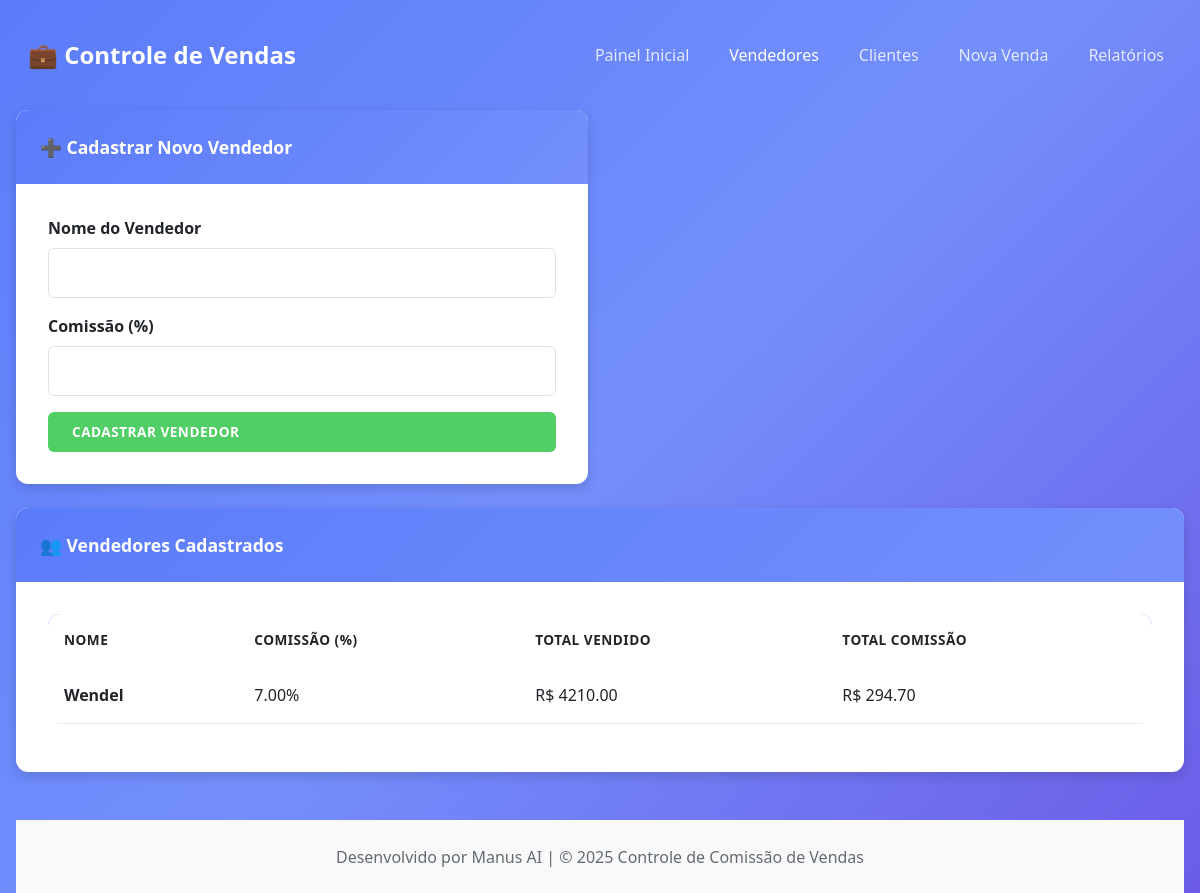
The page /vendedores on the database its author committed.
### tables this page shows
CREATE TABLE Vendedores (
            id INTEGER PRIMARY KEY AUTOINCREMENT,
            nome TEXT NOT NULL UNIQUE,
            comissao_percentual REAL NOT NULL,
            total_vendido REAL DEFAULT 0.0,
            total_comissao REAL DEFAULT 0.0
        );

### app.py (the view)
@app.route('/vendedores')
def vendedores():
    vendedores = db.get_all_vendedores()
    return render_template('vendedores.html', vendedores=vendedores)

### database.py (called while the page is built)
def get_db_connection():
    conn = sqlite3.connect(DATABASE_NAME)
    conn.row_factory = sqlite3.Row
    return conn

def get_all_vendedores():
    conn = get_db_connection()
    vendedores = conn.execute("SELECT * FROM Vendedores ORDER BY nome").fetchall()
    conn.close()
    return [dict(vendedor) for vendedor in vendedores]

### templates/vendedores.html (shortened to what this page needs)
{% extends "base.html" %}
{% block content %}
<div class="row mb-4">
    <div class="col-md-6">
        <div class="card">
            <div class="card-header">
                ➕ Cadastrar Novo Vendedor
            </div>
            <div class="card-body">
                <form id="formVendedor">
                    <div class="mb-3">
                        <label for="nome" class="form-label">Nome do Vendedor</label>
                        <input type="text" class="form-control" id="nome" name="nome" required>
                    </div>
                    <div class="mb-3">
                        <label for="comissao" class="form-label">Comissão (%)</label>
                        <input type="number" class="form-control" id="comissao" name="comissao" min="0" max="100" step="0.1" required>
                    </div>
                    <button type="submit" class="btn btn-success w-100">Cadastrar Vendedor</button>
                </form>
            </div>
        </div>
    </div>
    <div class="col-md-6">
    </div>
</div>
<div class="card">
    <div class="card-header">
        👥 Vendedores Cadastrados
    </div>
    <div class="card-body">
        {% if vendedores %}
            <div class="table-responsive">
                <table class="table table-hover">
                    <thead>
                        <tr>
                            <th>Nome</th>
                            <th>Comissão (%)</th>
                            <th>Total Vendido</th>
                            <th>Total Comissão</th>
                        </tr>
                    </thead>
                    <tbody>
                        {% for vendedor in vendedores %}
                            <tr>
                                <td><strong>{{ vendedor.nome }}</strong></td>
                                <td>{{ "%.2f"|format(vendedor.comissao_percentual) }}%</td>
                                <td>R$ {{ "%.2f"|format(vendedor.total_vendido) }}</td>
                                <td>R$ {{ "%.2f"|format(vendedor.total_comissao) }}</td>
                            </tr>
                        {% endfor %}
                    </tbody>
                </table>
            </div>
        {% else %}
            <p class="text-muted text-center">Nenhum vendedor cadastrado</p>
        {% endif %}
    </div>
</div>
{% endblock %}

### static/css/style.css (style rules this page uses)
:root { --primary-color: #5b7cfa; --primary-dark: #4c63d2; --secondary-color: #748ffc; --success-color: #51cf66; --danger-color: #ff6b6b; --warning-color: #ffd43b; --info-color: #74c0fc; --light-color: #f8f9fa; --dark-color: #212529; --border-radius: 12px; --box-shadow: 0 4px 12px rgba(0, 0, 0, 0.15); --gradient-bg: linear-gradient(135deg, #5b7cfa 0%, #748ffc 100%); }
* { margin: 0; padding: 0; box-sizing: border-box; }
html, body { height: 100%; }
body { font-family: 'Segoe UI', 'Roboto', 'Oxygen', 'Ubuntu', 'Cantarell', sans-serif; background: linear-gradient(135deg, #5b7cfa 0%, #748ffc 50%, #6c5ce7 100%); color: var(--dark-color); min-height: 100vh; padding: 2rem 1rem; }
.card { border: none; border-radius: var(--border-radius); box-shadow: var(--box-shadow); transition: transform 0.3s ease, box-shadow 0.3s ease; background: white; overflow: hidden; }
.card-header { background: var(--gradient-bg); color: white; border: none; font-weight: 600; padding: 1.5rem; font-size: 1.1rem; }
.card-body { padding: 2rem; }
.btn { border: none; border-radius: 6px; font-weight: 600; padding: 0.6rem 1.5rem; transition: all 0.3s ease; text-transform: uppercase; font-size: 0.85rem; letter-spacing: 0.5px; cursor: pointer; display: inline-flex; align-items: center; gap: 0.5rem; }
.btn-success { background: var(--success-color); color: white; }
.form-control, .form-select { border: 1px solid #dee2e6; border-radius: 6px; padding: 0.75rem 1rem; font-size: 1rem; transition: border-color 0.3s ease, box-shadow 0.3s ease; }
.form-label { font-weight: 600; color: var(--dark-color); margin-bottom: 0.5rem; }
.table { background: white; border-radius: var(--border-radius); overflow: hidden; }
.table thead { background: var(--gradient-bg); color: white; }
.table thead th { border: none; padding: 1rem; font-weight: 600; text-transform: uppercase; font-size: 0.85rem; letter-spacing: 0.5px; }
.table tbody td { padding: 1rem; border-bottom: 1px solid #e9ecef; vertical-align: middle; }
.mb-4 { margin-bottom: 2rem; }
.card { animation: fadeIn 0.3s ease; }

### rows shown on the page
Vendedores: nome "Wendel", comissao_percentual "7.00", total_vendido "4210.00", total_comissao "294.70"
